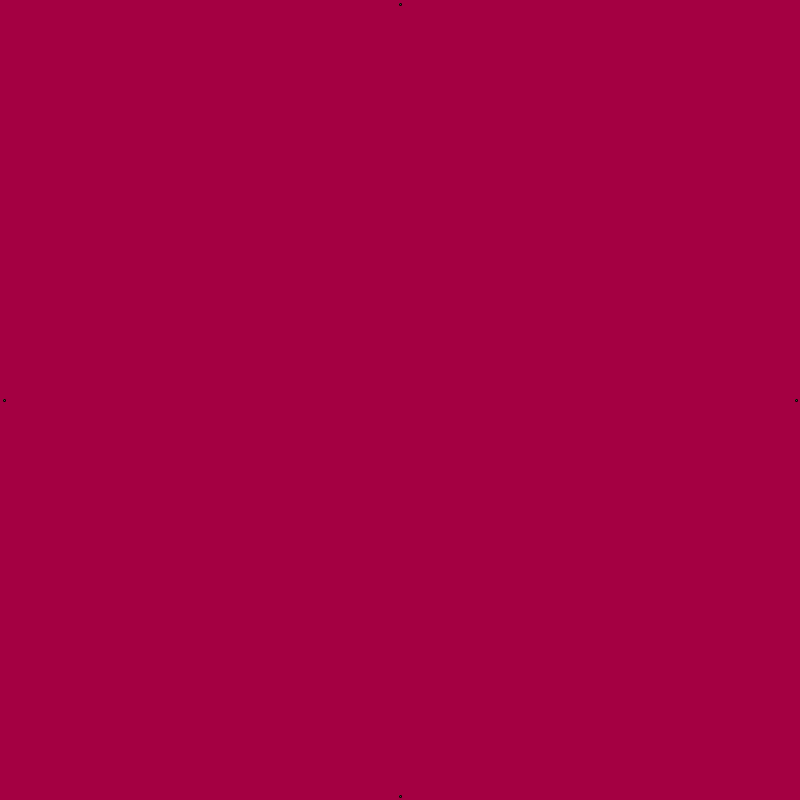
Frame 1 (no input)
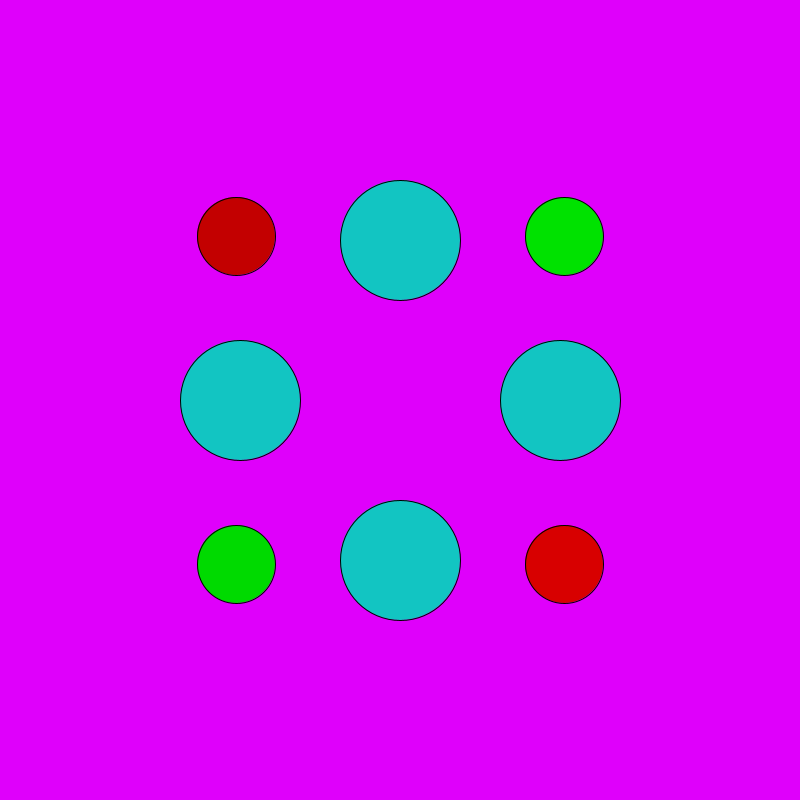
Frame 60 (the mouse pressed at the canvas centre just before this capture)
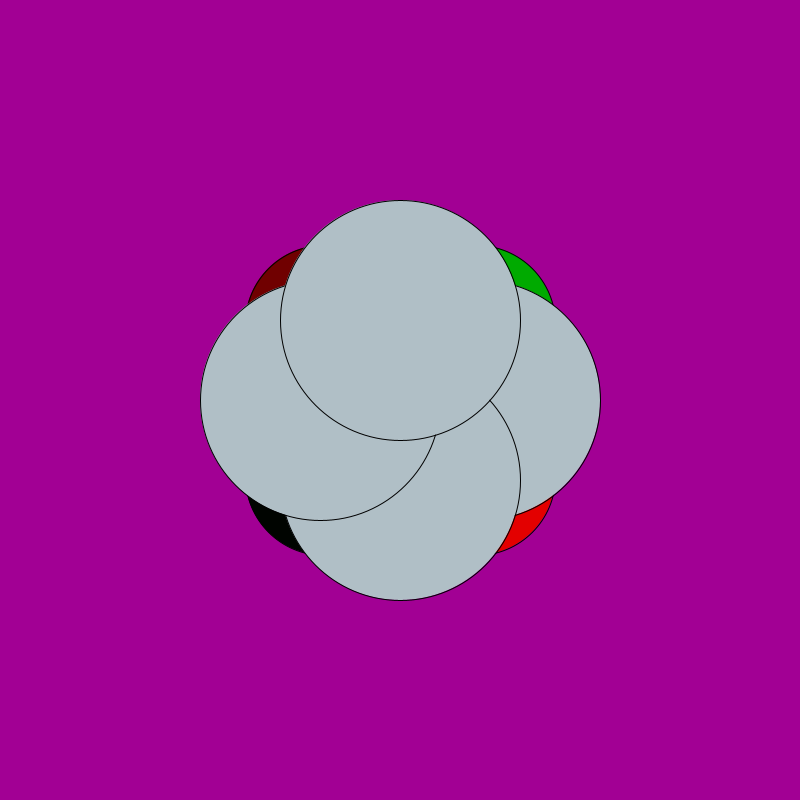
Frame 120 (the mouse held since frame 60 and released just before this capture)

The Processing sketch that drew these frames (run headless with seeded random() and noise(); from frame 60 on, the mouse is pressed at the canvas centre):

// Processing sketch: ellipse2
// ── ellipse2.pde
int x;

void setup(){
  size(800,800);
  x=0;
}

void draw(){
 frameRate(10);
  background(random(255),0,random(255));
  fill(random(255),0,0);
 ellipse(x,x,x/3,x/3);
 fill(random(255),0,0);
  ellipse(800-x,800-x,x/3,x/3);
  fill(0,random(255),0);
  ellipse(800-x,x,x/3,x/3);
 fill(0,random(255),0);
 ellipse(x,800-x,x/3,x/3);
  x=x+4;
  
 fill(random(255),random(255),random(255));
ellipse(x,height/2,x/2,x/2);
 ellipse(width/2,x,x/2,x/2);
ellipse(800-x,height/2,x/2,x/2);
ellipse(width/2,800-x,x/2,x/2);
  
}
